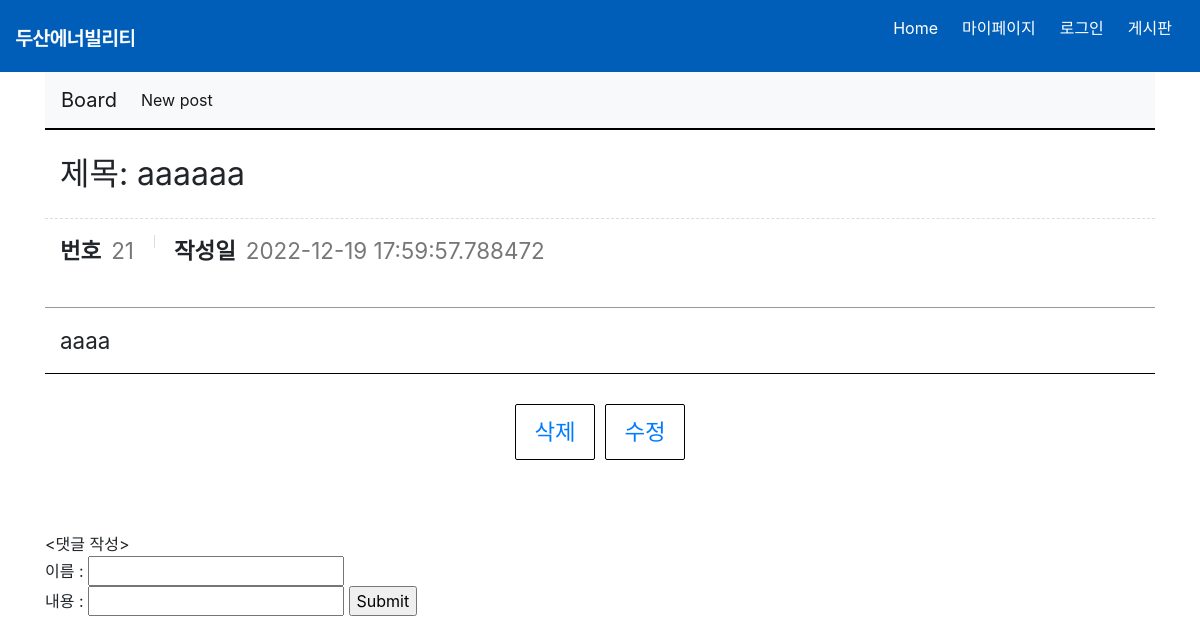
Before: /posts/21 with the older database file.
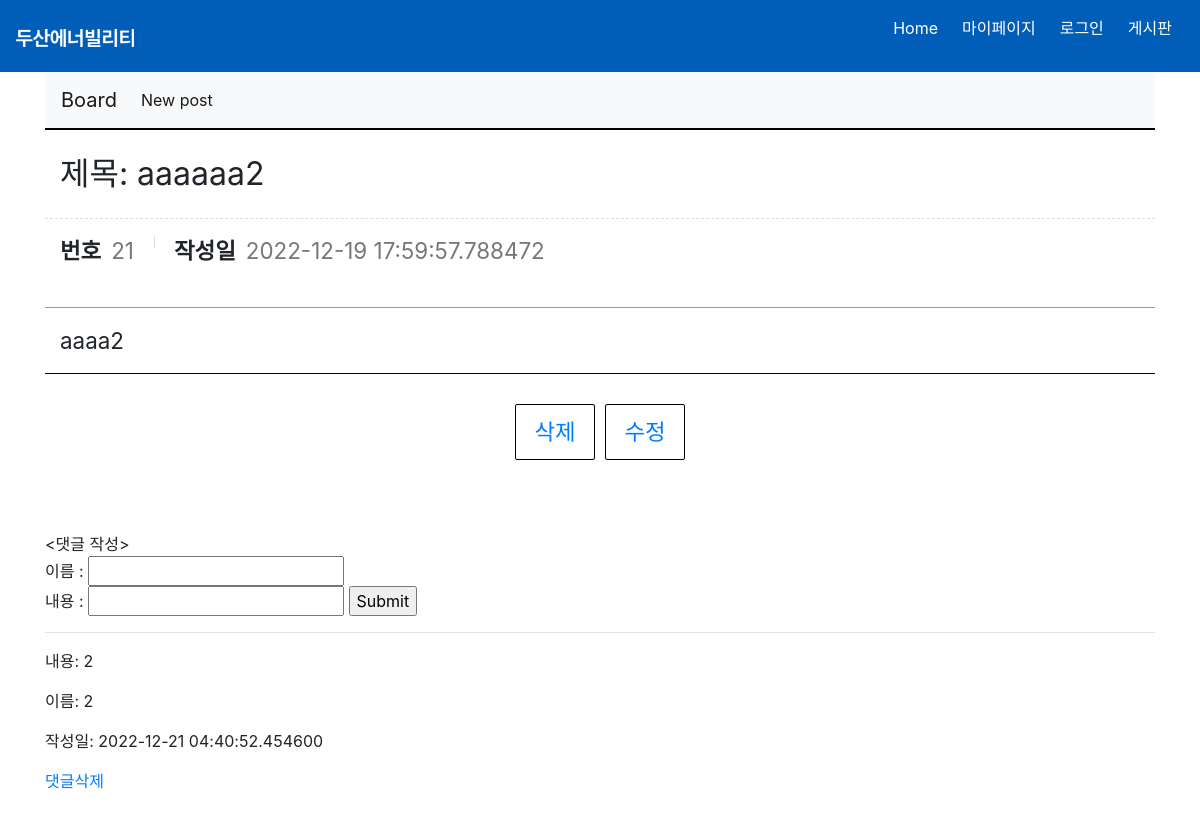
After: the same page with the newer database file.
### website/models.py (models this page shows, shortened)
class Post(db.Model):
    __tablename__ = "posts"
    id = db.Column(db.Integer, primary_key=True)
    title = db.Column(db.String, nullable=False)
    content = db.Column(db.String, nullable=False)
    created_at = db.Column(db.DateTime)
    comments = db.relationship('Comment',backref='post')

class Comment(db.Model):
    __tablename__ ='comments'
    id = db.Column(db.Integer, primary_key=True)
    content = db.Column(db.String)
    post_id = db.Column(db.Integer, db.ForeignKey('posts.id'))
    created_at = db.Column(db.DateTime)
    creator = db.Column(db.String)

### website/board_views.py (the view)
@board_views.route('/posts/<int:id>')
def read(id):
    post = Post.query.get(id)
    return render_template('board_read.html',post=post)

### website/templates/board_read.html (shortened to what this page needs)
{% extends 'base2.html' %}
{% block body_block %}
    <div class="board_view_wrap">
        <div class="board_view">
            <div class="title">
                제목: {{post.title}}
            </div>
            <div class="info">
                <dl>
                    <dt>번호</dt>
                    <dd>{{post.id}}</dd>
                </dl>
                <dl>
                    <dt>작성일</dt>
                    <dd>{{post.created_at}}</dd>
                </dl>
            </div>
            <div class="cont">
                {{post.content}}
            </div>
        </div>
        <div class="bt_wrap">
            <a href="/posts/{{post.id}}/delete">삭제</a>
            <a href="/posts/{{post.id}}/edit">수정</a>
        </div>
    </div>
    <br>
    <br>
    <form action="/posts/{{post.id}}/comments" method='POST'>
    </br><댓글 작성></br>
        이름 : <input type="text" name="creator" /></br>
        내용 :   <input type="text" name="content"/>
        <input type='submit'/>
    </form>
    {% for comment in post.comments %}
    <hr>
        <p>내용: {{comment.content}} </p>
        <p>이름: {{comment.creator}}</p>
        <p>작성일: {{comment.created_at}}</p>
        <a href="/comment/{{comment.id}}/delete">댓글삭제</a>
        <br>
    {% endfor %}
{% endblock %}

Changed rows visible on the page:
changed Post id 21: title "aaaaaa" → "aaaaaa2"; content "aaaa" → "aaaa2"
added Comment: content "2", creator "2", created_at "2022-12-21 04:40:52.454600"
